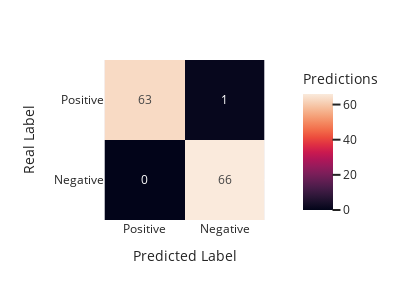

Source (notebook cell):
### Markdown cell above
##### 7.7. Individual Sample Visualization

### Code cell
# Create signal_df
event_idx = 0
print(dataset.csv_list[event_idx])
sample_df, conf_matrix = signal_exploration(event_idx, dataset, model)
metrics = conf_matrix_metrics(conf_matrix)
print(f"Confusion Matrix: {conf_matrix}")
print(sample_df)
plot_confusion_matrix(metrics)
false_positive = sample_df.query('Result == "FP"')
false_negative = sample_df.query('Result == "FN"')
# sample_df = pd.concat([sample_df, sample_df])
print("FALSE POSITVES")
print(false_positive)
print("")
print("FALSE NEGATIVES")
print(false_negative)

### Figure 1 — Plotly figure (JSON) as saved in the notebook; plotly's stock layout.template omitted (floating-point values rounded to 4 significant figures)
{"data": [{"coloraxis": "coloraxis", "hovertemplate": "Predicted Label: %{x}<br>Real Label: %{y}<br>Predictions: %{z}<extra></extra>", "name": "0", "texttemplate": "%{z}", "type": "heatmap", "x": ["Positive", "Negative"], "xaxis": "x", "y": ["Positive", "Negative"], "yaxis": "y", "z": [[63, 1], [0, 66]]}], "layout": {"coloraxis": {"colorbar": {"title": {"text": "Predictions"}}, "colorscale": [[0, "rgb(2,4,25)"], [0.0625, "rgb(24,15,41)"], [0.125, "rgb(47,23,57)"], [0.1875, "rgb(71,28,72)"], [0.25, "rgb(97,30,82)"], [0.3125, "rgb(123,30,89)"], [0.375, "rgb(150,27,91)"], [0.4375, "rgb(177,22,88)"], [0.5, "rgb(203,26,79)"], [0.5625, "rgb(223,47,67)"], [0.625, "rgb(236,76,61)"], [0.6875, "rgb(242,107,73)"], [0.75, "rgb(244,135,95)"], [0.8125, "rgb(245,162,122)"], [0.875, "rgb(246,188,153)"], [0.9375, "rgb(247,212,187)"], [1, "rgb(250,234,220)"]]}, "height": 300, "margin": {"t": 60}, "width": 400, "xaxis": {"anchor": "y", "constrain": "domain", "domain": [0, 1], "scaleanchor": "y", "title": {"text": "Predicted Label"}}, "yaxis": {"anchor": "x", "autorange": "reversed", "constrain": "domain", "domain": [0, 1], "title": {"text": "Real Label"}}}}
